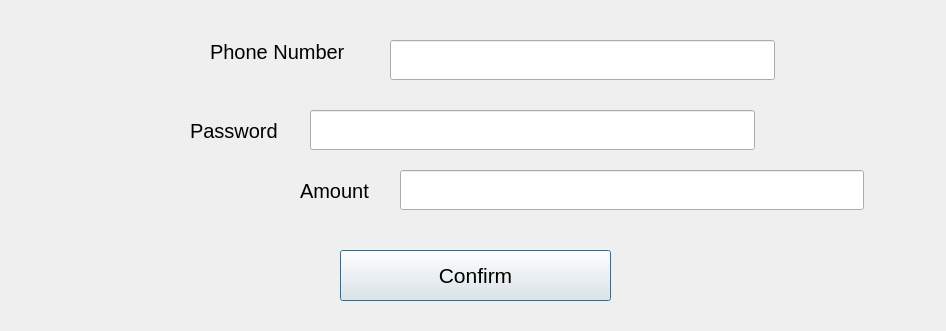
<?xml version="1.0" encoding="UTF-8"?>
<ui version="4.0">
 <class>Dialog</class>
 <widget class="QDialog" name="Dialog">
  <property name="geometry">
   <rect>
    <x>0</x>
    <y>0</y>
    <width>946</width>
    <height>331</height>
   </rect>
  </property>
  <property name="windowTitle">
   <string>Dialog</string>
  </property>
  <widget class="QLabel" name="label">
   <property name="geometry">
    <rect>
     <x>210</x>
     <y>20</y>
     <width>165</width>
     <height>63</height>
    </rect>
   </property>
   <property name="font">
    <font>
     <pointsize>15</pointsize>
    </font>
   </property>
   <property name="text">
    <string>Phone Number</string>
   </property>
  </widget>
  <widget class="QLabel" name="label_3">
   <property name="geometry">
    <rect>
     <x>190</x>
     <y>100</y>
     <width>105</width>
     <height>62</height>
    </rect>
   </property>
   <property name="font">
    <font>
     <pointsize>15</pointsize>
    </font>
   </property>
   <property name="text">
    <string>Password</string>
   </property>
  </widget>
  <widget class="QLabel" name="label_2">
   <property name="geometry">
    <rect>
     <x>300</x>
     <y>160</y>
     <width>86</width>
     <height>62</height>
    </rect>
   </property>
   <property name="font">
    <font>
     <pointsize>15</pointsize>
    </font>
   </property>
   <property name="text">
    <string>Amount</string>
   </property>
  </widget>
  <widget class="QLineEdit" name="amount">
   <property name="geometry">
    <rect>
     <x>400</x>
     <y>170</y>
     <width>464</width>
     <height>40</height>
    </rect>
   </property>
   <property name="font">
    <font>
     <pointsize>17</pointsize>
    </font>
   </property>
  </widget>
  <widget class="QLineEdit" name="passwordEnter">
   <property name="geometry">
    <rect>
     <x>310</x>
     <y>110</y>
     <width>445</width>
     <height>40</height>
    </rect>
   </property>
   <property name="font">
    <font>
     <pointsize>17</pointsize>
    </font>
   </property>
  </widget>
  <widget class="QPushButton" name="confirmButton">
   <property name="geometry">
    <rect>
     <x>340</x>
     <y>250</y>
     <width>271</width>
     <height>51</height>
    </rect>
   </property>
   <property name="font">
    <font>
     <pointsize>16</pointsize>
    </font>
   </property>
   <property name="text">
    <string>Confirm</string>
   </property>
  </widget>
  <widget class="QLineEdit" name="phoneEnter">
   <property name="geometry">
    <rect>
     <x>390</x>
     <y>40</y>
     <width>385</width>
     <height>40</height>
    </rect>
   </property>
   <property name="font">
    <font>
     <pointsize>17</pointsize>
    </font>
   </property>
  </widget>
 </widget>
 <resources/>
 <connections/>
</ui>
